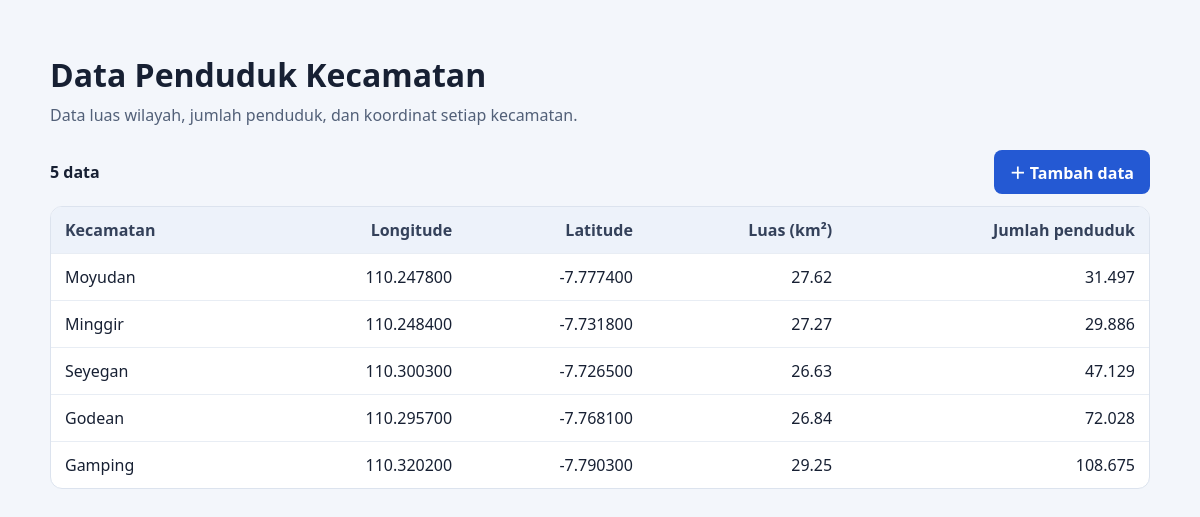
The page / on the database its author committed.
### tables this page shows
CREATE TABLE IF NOT EXISTS penduduk (
  id INT UNSIGNED NOT NULL AUTO_INCREMENT,
  kecamatan VARCHAR(100) NOT NULL,
  longitude DECIMAL(10, 6) NOT NULL,
  latitude DECIMAL(10, 6) NOT NULL,
  luas DECIMAL(10, 2) NOT NULL,
  jumlah_penduduk INT UNSIGNED NOT NULL,
  PRIMARY KEY (id),
  CHECK (longitude BETWEEN -180 AND 180),
  CHECK (latitude BETWEEN -90 AND 90),
  CHECK (luas > 0)
);

### index.php (the view, shortened to what this page needs)
<?php
require __DIR__ . '/db.php';
$result = $conn->query(
    'SELECT id, kecamatan, longitude, latitude, luas, jumlah_penduduk FROM penduduk ORDER BY id'
);
function e(string|int|float|null $value): string
{
    return htmlspecialchars((string) $value, ENT_QUOTES | ENT_SUBSTITUTE, 'UTF-8');
}
?>
<!DOCTYPE html>
<html lang="id">
<head>
</head>
<body>
    <h1>Data Penduduk Kecamatan</h1>
    <p class="intro">Data luas wilayah, jumlah penduduk, dan koordinat setiap kecamatan.</p>
    <div class="toolbar">
        <strong><?= $result->num_rows ?> data</strong>
        <a class="button" href="input/index.html">＋ Tambah data</a>
    </div>
    <?php if ($result->num_rows > 0): ?>
        <div class="table-wrap">
            <table>
                <thead>
                    <tr>
                        <th>Kecamatan</th>
                        <th class="number">Longitude</th>
                        <th class="number">Latitude</th>
                        <th class="number">Luas (km²)</th>
                        <th class="number">Jumlah penduduk</th>
                    </tr>
                </thead>
                <tbody>
                    <?php while ($row = $result->fetch_assoc()): ?>
                        <tr>
                            <td><?= e($row['kecamatan']) ?></td>
                            <td class="number"><?= e($row['longitude']) ?></td>
                            <td class="number"><?= e($row['latitude']) ?></td>
                            <td class="number"><?= e($row['luas']) ?></td>
                            <td class="number"><?= number_format((int) $row['jumlah_penduduk'], 0, ',', '.') ?></td>
                        </tr>
                    <?php endwhile; ?>
                </tbody>
            </table>
        </div>
    <?php else: ?>
        <div class="table-wrap empty">Belum ada data penduduk. Gunakan tombol “Tambah data” untuk memasukkan data pertama.</div>
    <?php endif; ?>
</body>
</html>

### index.php (style rules this page uses)
:root { color-scheme: light; font-family: system-ui, sans-serif; color: #172033; background: #f3f6fb; }
body { max-width: 1100px; margin: 0 auto; padding: 32px 20px; }
h1 { margin-bottom: 8px; }
.intro { color: #526078; margin-top: 0; }
.toolbar { display: flex; justify-content: space-between; align-items: center; gap: 16px; margin: 24px 0 12px; }
.button { display: inline-block; padding: 10px 16px; border-radius: 8px; color: white; background: #2459d3; text-decoration: none; font-weight: 650; }
.table-wrap { overflow-x: auto; background: white; border: 1px solid #dce3ee; border-radius: 12px; }
table { width: 100%; border-collapse: collapse; min-width: 760px; }
th, td { padding: 12px 14px; border-bottom: 1px solid #e8edf4; text-align: left; }
th { background: #edf2fa; color: #34415a; }
td.number, th.number { text-align: right; }
tbody tr:last-child td { border-bottom: 0; }

### rows shown on the page
penduduk: kecamatan "Moyudan", longitude "110.247800", latitude "-7.777400", luas "27.62", jumlah_penduduk "31.497"
penduduk: kecamatan "Minggir", longitude "110.248400", latitude "-7.731800", luas "27.27", jumlah_penduduk "29.886"
penduduk: kecamatan "Seyegan", longitude "110.300300", latitude "-7.726500", luas "26.63", jumlah_penduduk "47.129"
penduduk: kecamatan "Godean", longitude "110.295700", latitude "-7.768100", luas "26.84", jumlah_penduduk "72.028"
penduduk: kecamatan "Gamping", longitude "110.320200", latitude "-7.790300", luas "29.25", jumlah_penduduk "108.675"

### other values the page prints
$result->num_rows "5"
